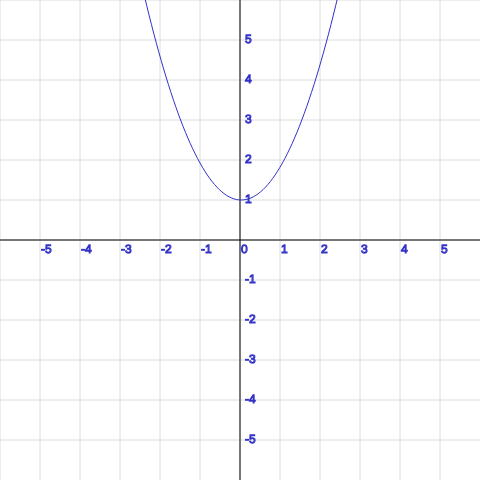
Frame 1 (no input)
Frame 60 (no input): identical to frame 1, image omitted
Frame 120 (the mouse pressed at the canvas centre since frame 60): identical to frame 1, image omitted

The p5.js sketch that drew this single still picture (run headless with seeded random() and noise() and a simulated clock; from frame 60 on, the mouse is pressed at the canvas centre):

// p5.js sketch
// ── sketch.js
// var x, y;
let x = []
let y = []
let xx = []
let yy = []
let xx2plot = []
let yy2plot = []

function setup() {
  createCanvas(480, 480);

  for (var i = 0; i < 100; i += 1) {
    x[i] = i;
    xx[i] = map(x[i], 0, 100, -3, 3)
  }

  for (i = 0; i < xx.length; i++) {
    yy[i] = xx[i] ** 2 + 1
  }

  for (i = 0; i < xx.length; i++) {
    xx2plot[i] = map(xx[i], min(xx), max(xx), width / 2 - 40 * 3, width / 2 + 40 * 3)
    yy2plot[i] = map(yy[i], min(yy), max(yy), height / 2 - 40, height / 2 - 40 * 9)
  }

  textAlign(LEFT, CENTER)

}

function draw() {

  background(255);
  stroke(220)

// 격자 그리기
  for (i = 0; i < width; i += 40) {
    line(0, i, width, i)
    line(i, 0, i, height)
  }

// x축 그리기, y축 그리기
  stroke(0)
  line(0, height / 2, width, height / 2)
  line(width / 2, height, width / 2, 0)

// plot 해주기
  stroke(50, 50, 200)
  noFill()
  beginShape()
  for (i = 0; i < xx.length; i++) {
    vertex(xx2plot[i], yy2plot[i])
  }
  endShape()

  // x축 숫자 써주기
  ii = -5;
  for (i = 40; i < width; i += 40) {
    text(ii,i+1,height/2+10)
    ii++
  }

  //y축 숫자 써주기
  ii = 5;
  for (i = 40; i < height/2; i += 40) {
    text(ii, width/2+5, i)
    ii--
  }

  ii = -1;
  for (i = height/2+40 ; i < height; i += 40) {
    text(ii, width/2+5, i)
    ii--
  }

}
